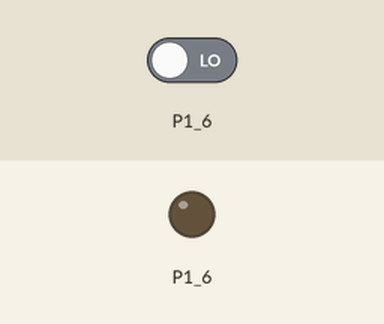
Recording of a sketch running on a simulated TI MSP430 LaunchPad. On the bench: output pins drawn as LEDs (lit = HIGH). The test bench sets the inputs (shaded band); at power-on: P1_6 LOW.

Above: at 2.5 s.
Timing chart, 0 to 7.8 s (numbered marks = the images above):
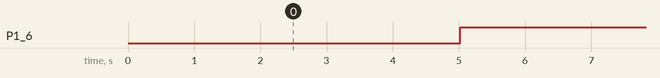

Measured:
- by itself, P1_6: repeats every 6.0 s: LOW 0.02 s, HIGH 6.0 s

The sketch:

TRHlogger.ino
```cpp
/*
  TRHlogger:   PC-based temperature and humidity logger
  Description: The DHT22 sensor is used to measure the ambient
               temperature and relative humidity. The measured
               values are displayed on a PC and logged into an ASCII
               file through an application written using Processing.
  Board:       MSP430 Launchpad
  Reference:   http://embedded-lab.com/blog/?p=5453
  Modifications: I. Cserny
 */
#include "dht.h"

dht DHT;

#define DHT22_PIN   P1_6

void setup()
{
  Serial.begin(9600);
}

void loop()
{
  delay(5000);
  int chk = DHT.read22(DHT22_PIN);
  if(chk==DHTLIB_OK)
  {
    Serial.print(DHT.humidity,1);
    Serial.write(' ');
    Serial.println(DHT.temperature,1);
  }
}
```
